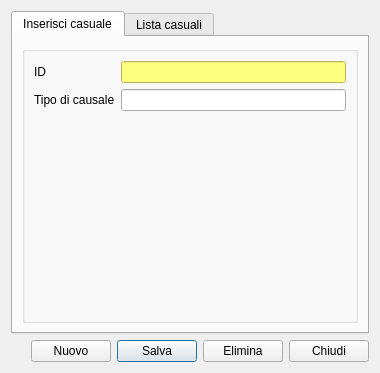
<?xml version="1.0" encoding="UTF-8"?>
<ui version="4.0">
 <class>causali</class>
 <widget class="QDialog" name="causali">
  <property name="geometry">
   <rect>
    <x>0</x>
    <y>0</y>
    <width>380</width>
    <height>373</height>
   </rect>
  </property>
  <property name="windowTitle">
   <string>Cusali di trasporto</string>
  </property>
  <layout class="QGridLayout" name="gridLayout_3">
   <item row="0" column="0">
    <widget class="QTabWidget" name="tabWidget">
     <property name="currentIndex">
      <number>0</number>
     </property>
     <widget class="QWidget" name="tab">
      <attribute name="title">
       <string>Inserisci casuale</string>
      </attribute>
      <layout class="QGridLayout" name="gridLayout_6">
       <item row="0" column="0">
        <widget class="QGroupBox" name="groupBox">
         <layout class="QGridLayout" name="gridLayout_4">
          <item row="0" column="0" colspan="4">
           <layout class="QGridLayout" name="gridLayout_2">
            <item row="0" column="1">
             <widget class="QLineEdit" name="id">
              <property name="styleSheet">
               <string notr="true">background-color: rgb(255, 255, 127);</string>
              </property>
             </widget>
            </item>
            <item row="0" column="0">
             <widget class="QLabel" name="label">
              <property name="text">
               <string>ID</string>
              </property>
             </widget>
            </item>
            <item row="1" column="0">
             <widget class="QLabel" name="label_2">
              <property name="text">
               <string>Tipo di causale</string>
              </property>
             </widget>
            </item>
            <item row="1" column="1">
             <widget class="QLineEdit" name="tipo"/>
            </item>
           </layout>
          </item>
          <item row="1" column="0">
           <spacer name="verticalSpacer">
            <property name="orientation">
             <enum>Qt::Vertical</enum>
            </property>
            <property name="sizeHint" stdset="0">
             <size>
              <width>20</width>
              <height>252</height>
             </size>
            </property>
           </spacer>
          </item>
          <item row="1" column="1">
           <spacer name="verticalSpacer_2">
            <property name="orientation">
             <enum>Qt::Vertical</enum>
            </property>
            <property name="sizeHint" stdset="0">
             <size>
              <width>20</width>
              <height>252</height>
             </size>
            </property>
           </spacer>
          </item>
          <item row="1" column="3">
           <spacer name="verticalSpacer_3">
            <property name="orientation">
             <enum>Qt::Vertical</enum>
            </property>
            <property name="sizeHint" stdset="0">
             <size>
              <width>20</width>
              <height>252</height>
             </size>
            </property>
           </spacer>
          </item>
         </layout>
        </widget>
       </item>
      </layout>
     </widget>
     <widget class="QWidget" name="tab_2">
      <attribute name="title">
       <string>Lista casuali</string>
      </attribute>
      <layout class="QGridLayout" name="gridLayout_5">
       <item row="0" column="0">
        <widget class="QTableView" name="tableView">
         <attribute name="verticalHeaderDefaultSectionSize">
          <number>15</number>
         </attribute>
        </widget>
       </item>
      </layout>
     </widget>
    </widget>
   </item>
   <item row="1" column="0">
    <layout class="QGridLayout" name="gridLayout">
     <item row="0" column="0">
      <spacer name="horizontalSpacer">
       <property name="orientation">
        <enum>Qt::Horizontal</enum>
       </property>
       <property name="sizeHint" stdset="0">
        <size>
         <width>118</width>
         <height>20</height>
        </size>
       </property>
      </spacer>
     </item>
     <item row="0" column="2">
      <widget class="QPushButton" name="salva_b">
       <property name="text">
        <string>Salva</string>
       </property>
       <property name="icon">
        <iconset resource="../fabaria.qrc">
         <normaloff>:/images/document-save.png</normaloff>:/images/document-save.png</iconset>
       </property>
      </widget>
     </item>
     <item row="0" column="1">
      <widget class="QPushButton" name="nuovo_b">
       <property name="text">
        <string>Nuovo</string>
       </property>
       <property name="icon">
        <iconset resource="../fabaria.qrc">
         <normaloff>:/images/document-edit.png</normaloff>:/images/document-edit.png</iconset>
       </property>
      </widget>
     </item>
     <item row="0" column="4">
      <widget class="QPushButton" name="esci">
       <property name="text">
        <string>Chiudi</string>
       </property>
       <property name="icon">
        <iconset resource="../../backup_restore_db/images.qrc">
         <normaloff>:/images/dialog-close.png</normaloff>:/images/dialog-close.png</iconset>
       </property>
      </widget>
     </item>
     <item row="0" column="3">
      <widget class="QPushButton" name="elimina_b">
       <property name="text">
        <string>Elimina</string>
       </property>
       <property name="icon">
        <iconset resource="../fabaria.qrc">
         <normaloff>:/images/edit-delete.png</normaloff>:/images/edit-delete.png</iconset>
       </property>
      </widget>
     </item>
     <item row="0" column="5">
      <spacer name="horizontalSpacer_2">
       <property name="orientation">
        <enum>Qt::Horizontal</enum>
       </property>
       <property name="sizeHint" stdset="0">
        <size>
         <width>40</width>
         <height>20</height>
        </size>
       </property>
      </spacer>
     </item>
    </layout>
   </item>
  </layout>
 </widget>
 <tabstops>
  <tabstop>id</tabstop>
  <tabstop>tipo</tabstop>
 </tabstops>
 <resources>
  <include location="../../backup_restore_db/images.qrc"/>
  <include location="../fabaria.qrc"/>
 </resources>
 <connections/>
</ui>
